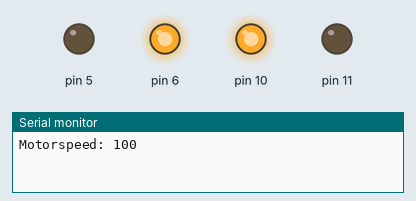
Bench run of a sketch on a simulated Arduino Uno, built with avr-gcc and run on an emulated ATmega328P. On the bench: output pins drawn as LEDs (lit = HIGH), the last lines printed to the serial monitor.

Above: at 1.5 s.
At 4.5 s:
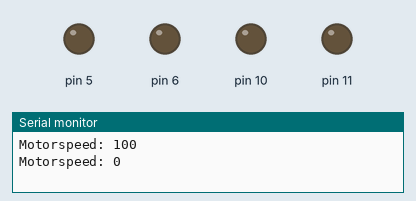
At 7.5 s:
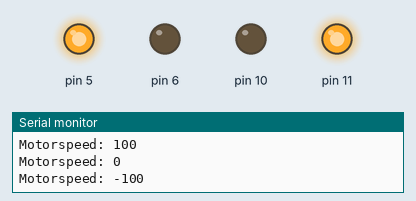
Timing chart, 0 to 11.7 s (numbered marks = the images above):
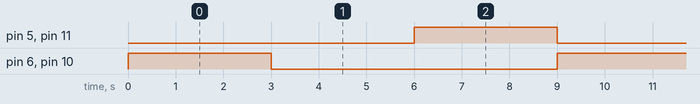

The sketch:

motor_test_high_power.ino
```cpp
void runWheel(int motorSpeed, int side){
  if (side==0){
    Serial.println("Motorspeed: " + String(motorSpeed));
    if (motorSpeed==0){
      digitalWrite(5,LOW);
      digitalWrite(6,LOW);
    }if (motorSpeed>0){
      digitalWrite(5,LOW);
      digitalWrite(6,HIGH);
    }if (motorSpeed<0){
      digitalWrite(5,HIGH);
      digitalWrite(6,LOW);
    }
  }if (side==1){
    if (motorSpeed==0){
      digitalWrite(10,LOW);
      digitalWrite(11,LOW);
    }if (motorSpeed<0){
      digitalWrite(10,LOW);
      digitalWrite(11,HIGH);
    }if (motorSpeed>0){
      digitalWrite(10,HIGH);
      digitalWrite(11,LOW);
    }
  }
}

void motorSetup(){
  pinMode(5,OUTPUT);
  pinMode(6,OUTPUT);
  pinMode(10,OUTPUT);
  pinMode(11,OUTPUT);
}


void setup() {
  motorSetup();
  Serial.begin(9600);
}

void loop() {
  runWheel(100, 0);
  runWheel(100, 1);
  delay(3000);
  runWheel(0, 0);
  runWheel(0, 1);
  delay(3000);
  runWheel(-100, 0);
  runWheel(-100, 1);
  delay(3000);
}
```

Measured:
- by itself, pin 5, pin 6, pin 10, pin 11: alternates HIGH for 3.0 s and LOW for 6.0 s
- by itself, everything shown: repeats every 9.0 s, in 3 steps
